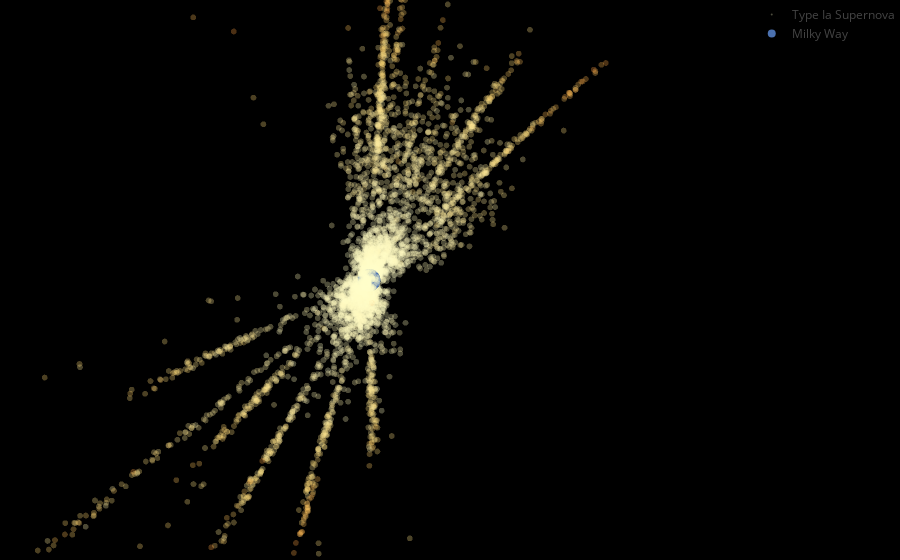

The code cell stored with this chart in its notebook:
### Code cell
# Defining hovertext for dynamic 3D plot
list_hoverinfo = []
for index, row in SN_Ia_data[SN_Ia_data["redshift"]>0].iterrows():
    list_hoverinfo.append("Distance: %.1f Mpc <br>Redshift: %.3f <br>Declination: %.3f <br>Right Ascension: %.3f" % (row["distance_maxappmag"]/10**6, row["redshift"], row["declination"]*360/(2*math.pi)-90, row["right_ascension"]*360/(2*math.pi)))

# Plotting 3D position of type Ia supernovae (for SN with known redshift)
trace1 = go.Scatter3d(
    x=SN_Ia_data[SN_Ia_data["redshift"]>0]["x_carth"],
    y=SN_Ia_data[SN_Ia_data["redshift"]>0]["y_carth"],
    z=SN_Ia_data[SN_Ia_data["redshift"]>0]["z_carth"],
    mode='markers',
    marker=dict(
        size=2,
        color=-SN_Ia_data[SN_Ia_data["redshift"]>0]["redshift"],
        colorscale='YlOrRd',
        opacity=0.3
    ),
    name='Type Ia Supernova',
    text = list_hoverinfo,
    hoverinfo = "text",
)

# Plotting position of Milky Way
trace2 = go.Scatter3d(x=[0],y=[0],z=[0], name='Milky Way', mode = "markers", marker=dict(color=pal.as_hex()[0]))


data = [trace1, trace2]

# Removing axes
axis=dict(autorange = False,
          showbackground=False,
          showline=False,
          zeroline=False,
          showgrid=False,
          showticklabels=False,
          range = [-5000, 5000],
          title=''
          )

# Defining default camera view
camera = dict(
    up=dict(x=1.0, y=0.5, z=0),
    center=dict(x=0, y=0,z = 0),
    eye=dict(x=-0.3, y=0.1, z=0.5)
)

layout = go.Layout(paper_bgcolor='rgba(0,0,0,1)',
                   margin=dict(l=0, r=0, b=0, t=0),
                   scene=dict(xaxis=dict(axis),
                              yaxis=dict(axis),
                              zaxis=dict(axis),
                              camera=camera),
                  )

fig = go.Figure(data=data, layout=layout)

plotly.offline.init_notebook_mode(connected = True)
plotly.offline.iplot(fig)

### Figure 1 — Plotly figure (JSON) as saved in the notebook; plotly's stock layout.template omitted (floating-point values rounded to 4 significant figures; data arrays with more than 128 entries replaced by an {"elided": "..."} marker saying what was removed)
{"data": [{"hoverinfo": "text", "marker": {"color": {"elided": "4819 float values"}, "colorscale": "YlOrRd", "opacity": 0.3, "size": 2}, "mode": "markers", "name": "Type Ia Supernova", "text": {"elided": "4819 str values"}, "type": "scatter3d", "uid": "0435696e-b152-11e8-84be-d8fc93155f8f", "x": {"elided": "4819 float values"}, "y": {"elided": "4819 float values"}, "z": {"elided": "4819 float values"}}, {"marker": {"color": "#4c72b0"}, "mode": "markers", "name": "Milky Way", "type": "scatter3d", "uid": "0435696f-b152-11e8-bb96-d8fc93155f8f", "x": [0], "y": [0], "z": [0]}], "layout": {"margin": {"b": 0, "l": 0, "r": 0, "t": 0}, "paper_bgcolor": "rgba(0,0,0,1)", "scene": {"camera": {"center": {"x": 0, "y": 0, "z": 0}, "eye": {"x": -0.3, "y": 0.1, "z": 0.5}, "up": {"x": 1, "y": 0.5, "z": 0}}, "xaxis": {"autorange": false, "range": [-5000, 5000], "showbackground": false, "showgrid": false, "showline": false, "showticklabels": false, "title": "", "zeroline": false}, "yaxis": {"autorange": false, "range": [-5000, 5000], "showbackground": false, "showgrid": false, "showline": false, "showticklabels": false, "title": "", "zeroline": false}, "zaxis": {"autorange": false, "range": [-5000, 5000], "showbackground": false, "showgrid": false, "showline": false, "showticklabels": false, "title": "", "zeroline": false}}}}
